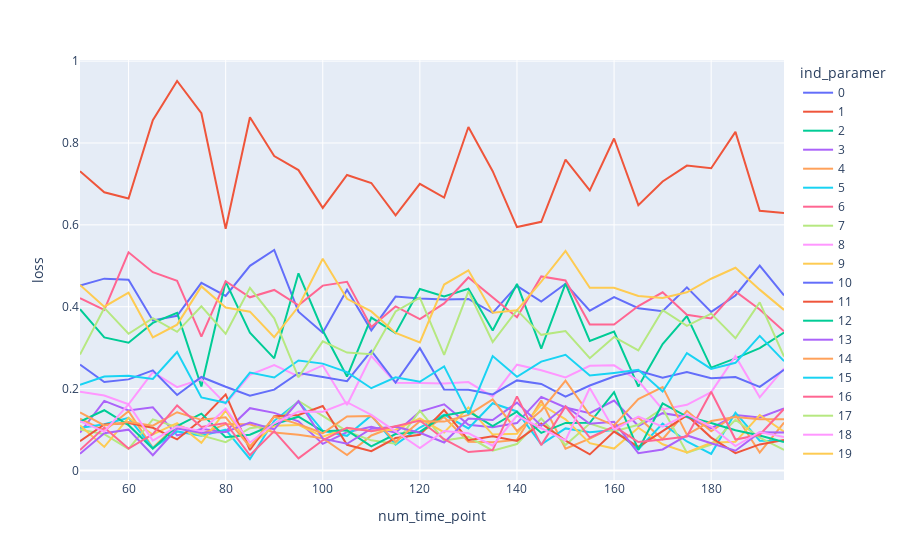

Source (notebook cell):
### Code cell
px.line(run_data_for_examples, x="num_time_point", y="loss", color="ind_paramer").show()

### Figure 1 — Plotly figure (JSON) as saved in the notebook; plotly's stock layout.template omitted (floating-point values rounded to 4 significant figures)
{"data": [{"hovertemplate": "ind_paramer=0<br>num_time_point=%{x}<br>loss=%{y}<extra></extra>", "legendgroup": "0", "line": {"color": "#636efa", "dash": "solid"}, "marker": {"symbol": "circle"}, "mode": "lines", "name": "0", "orientation": "v", "showlegend": true, "type": "scatter", "x": [50, 55, 60, 65, 70, 75, 80, 85, 90, 95, 100, 105, 110, 115, 120, 125, 130, 135, 140, 145, 150, 155, 160, 165, 170, 175, 180, 185, 190, 195], "xaxis": "x", "y": [0.4515, 0.4686, 0.4657, 0.3665, 0.3779, 0.4584, 0.4265, 0.5, 0.5387, 0.3879, 0.3365, 0.4417, 0.3423, 0.4249, 0.4202, 0.4175, 0.4189, 0.385, 0.4511, 0.4124, 0.456, 0.3904, 0.4234, 0.3963, 0.389, 0.4473, 0.3875, 0.4275, 0.5004, 0.4276], "yaxis": "y"}, {"hovertemplate": "ind_paramer=1<br>num_time_point=%{x}<br>loss=%{y}<extra></extra>", "legendgroup": "1", "line": {"color": "#EF553B", "dash": "solid"}, "marker": {"symbol": "circle"}, "mode": "lines", "name": "1", "orientation": "v", "showlegend": true, "type": "scatter", "x": [50, 55, 60, 65, 70, 75, 80, 85, 90, 95, 100, 105, 110, 115, 120, 125, 130, 135, 140, 145, 150, 155, 160, 165, 170, 175, 180, 185, 190, 195], "xaxis": "x", "y": [0.7312, 0.6796, 0.6644, 0.8558, 0.9514, 0.8728, 0.5904, 0.8628, 0.7679, 0.7337, 0.6415, 0.7218, 0.7023, 0.6233, 0.7003, 0.6666, 0.8391, 0.731, 0.5945, 0.6075, 0.7595, 0.6841, 0.811, 0.6482, 0.7059, 0.7447, 0.7384, 0.8272, 0.6345, 0.6293], "yaxis": "y"}, {"hovertemplate": "ind_paramer=2<br>num_time_point=%{x}<br>loss=%{y}<extra></extra>", "legendgroup": "2", "line": {"color": "#00cc96", "dash": "solid"}, "marker": {"symbol": "circle"}, "mode": "lines", "name": "2", "orientation": "v", "showlegend": true, "type": "scatter", "x": [50, 55, 60, 65, 70, 75, 80, 85, 90, 95, 100, 105, 110, 115, 120, 125, 130, 135, 140, 145, 150, 155, 160, 165, 170, 175, 180, 185, 190, 195], "xaxis": "x", "y": [0.394, 0.325, 0.312, 0.3604, 0.3849, 0.2052, 0.4612, 0.3367, 0.2739, 0.4817, 0.3419, 0.2295, 0.3735, 0.3355, 0.4433, 0.4251, 0.444, 0.3417, 0.4557, 0.2974, 0.4564, 0.3163, 0.3391, 0.2049, 0.3089, 0.3773, 0.2514, 0.2737, 0.2987, 0.3371], "yaxis": "y"}, {"hovertemplate": "ind_paramer=3<br>num_time_point=%{x}<br>loss=%{y}<extra></extra>", "legendgroup": "3", "line": {"color": "#ab63fa", "dash": "solid"}, "marker": {"symbol": "circle"}, "mode": "lines", "name": "3", "orientation": "v", "showlegend": true, "type": "scatter", "x": [50, 55, 60, 65, 70, 75, 80, 85, 90, 95, 100, 105, 110, 115, 120, 125, 130, 135, 140, 145, 150, 155, 160, 165, 170, 175, 180, 185, 190, 195], "xaxis": "x", "y": [0.09245, 0.17, 0.1464, 0.1541, 0.08542, 0.1012, 0.09505, 0.1521, 0.1407, 0.1199, 0.06492, 0.09359, 0.1069, 0.09219, 0.1438, 0.1617, 0.1117, 0.1058, 0.1157, 0.1798, 0.1537, 0.1397, 0.1708, 0.1085, 0.14, 0.1305, 0.1025, 0.1357, 0.1293, 0.1514], "yaxis": "y"}, {"hovertemplate": "ind_paramer=4<br>num_time_point=%{x}<br>loss=%{y}<extra></extra>", "legendgroup": "4", "line": {"color": "#FFA15A", "dash": "solid"}, "marker": {"symbol": "circle"}, "mode": "lines", "name": "4", "orientation": "v", "showlegend": true, "type": "scatter", "x": [50, 55, 60, 65, 70, 75, 80, 85, 90, 95, 100, 105, 110, 115, 120, 125, 130, 135, 140, 145, 150, 155, 160, 165, 170, 175, 180, 185, 190, 195], "xaxis": "x", "y": [0.1266, 0.09699, 0.1445, 0.05545, 0.111, 0.08917, 0.113, 0.1127, 0.09254, 0.08698, 0.07874, 0.03763, 0.08549, 0.108, 0.09197, 0.1307, 0.06994, 0.06894, 0.0747, 0.1708, 0.05332, 0.07776, 0.1072, 0.1293, 0.07626, 0.1458, 0.09552, 0.136, 0.04372, 0.117], "yaxis": "y"}, {"hovertemplate": "ind_paramer=5<br>num_time_point=%{x}<br>loss=%{y}<extra></extra>", "legendgroup": "5", "line": {"color": "#19d3f3", "dash": "solid"}, "marker": {"symbol": "circle"}, "mode": "lines", "name": "5", "orientation": "v", "showlegend": true, "type": "scatter", "x": [50, 55, 60, 65, 70, 75, 80, 85, 90, 95, 100, 105, 110, 115, 120, 125, 130, 135, 140, 145, 150, 155, 160, 165, 170, 175, 180, 185, 190, 195], "xaxis": "x", "y": [0.1035, 0.1131, 0.1286, 0.05471, 0.09538, 0.08506, 0.09967, 0.02798, 0.1212, 0.1681, 0.09673, 0.08462, 0.1344, 0.06331, 0.1048, 0.1362, 0.1026, 0.1642, 0.1441, 0.06362, 0.1028, 0.09318, 0.09899, 0.05171, 0.1145, 0.07078, 0.04052, 0.1411, 0.07259, 0.0721], "yaxis": "y"}, {"hovertemplate": "ind_paramer=6<br>num_time_point=%{x}<br>loss=%{y}<extra></extra>", "legendgroup": "6", "line": {"color": "#FF6692", "dash": "solid"}, "marker": {"symbol": "circle"}, "mode": "lines", "name": "6", "orientation": "v", "showlegend": true, "type": "scatter", "x": [50, 55, 60, 65, 70, 75, 80, 85, 90, 95, 100, 105, 110, 115, 120, 125, 130, 135, 140, 145, 150, 155, 160, 165, 170, 175, 180, 185, 190, 195], "xaxis": "x", "y": [0.4209, 0.3923, 0.533, 0.4844, 0.4635, 0.3269, 0.4622, 0.423, 0.441, 0.4035, 0.4515, 0.4607, 0.3507, 0.4008, 0.3697, 0.4082, 0.4714, 0.422, 0.374, 0.4739, 0.4642, 0.3567, 0.3566, 0.4016, 0.4353, 0.3804, 0.3711, 0.4376, 0.3931, 0.3401], "yaxis": "y"}, {"hovertemplate": "ind_paramer=7<br>num_time_point=%{x}<br>loss=%{y}<extra></extra>", "legendgroup": "7", "line": {"color": "#B6E880", "dash": "solid"}, "marker": {"symbol": "circle"}, "mode": "lines", "name": "7", "orientation": "v", "showlegend": true, "type": "scatter", "x": [50, 55, 60, 65, 70, 75, 80, 85, 90, 95, 100, 105, 110, 115, 120, 125, 130, 135, 140, 145, 150, 155, 160, 165, 170, 175, 180, 185, 190, 195], "xaxis": "x", "y": [0.1002, 0.08868, 0.05269, 0.125, 0.1059, 0.08576, 0.06928, 0.1033, 0.1108, 0.1698, 0.1333, 0.09538, 0.07352, 0.06532, 0.1463, 0.07329, 0.08198, 0.04816, 0.06465, 0.127, 0.06213, 0.1146, 0.09531, 0.1116, 0.1513, 0.04313, 0.06334, 0.1239, 0.0799, 0.05016], "yaxis": "y"}, {"hovertemplate": "ind_paramer=8<br>num_time_point=%{x}<br>loss=%{y}<extra></extra>", "legendgroup": "8", "line": {"color": "#FF97FF", "dash": "solid"}, "marker": {"symbol": "circle"}, "mode": "lines", "name": "8", "orientation": "v", "showlegend": true, "type": "scatter", "x": [50, 55, 60, 65, 70, 75, 80, 85, 90, 95, 100, 105, 110, 115, 120, 125, 130, 135, 140, 145, 150, 155, 160, 165, 170, 175, 180, 185, 190, 195], "xaxis": "x", "y": [0.1922, 0.1831, 0.1617, 0.2401, 0.2034, 0.2232, 0.1628, 0.2336, 0.2576, 0.2299, 0.2566, 0.1598, 0.2795, 0.2143, 0.2138, 0.2121, 0.2161, 0.1802, 0.2583, 0.2447, 0.2274, 0.2557, 0.2569, 0.2191, 0.1489, 0.1603, 0.1913, 0.2791, 0.1788, 0.2491], "yaxis": "y"}, {"hovertemplate": "ind_paramer=9<br>num_time_point=%{x}<br>loss=%{y}<extra></extra>", "legendgroup": "9", "line": {"color": "#FECB52", "dash": "solid"}, "marker": {"symbol": "circle"}, "mode": "lines", "name": "9", "orientation": "v", "showlegend": true, "type": "scatter", "x": [50, 55, 60, 65, 70, 75, 80, 85, 90, 95, 100, 105, 110, 115, 120, 125, 130, 135, 140, 145, 150, 155, 160, 165, 170, 175, 180, 185, 190, 195], "xaxis": "x", "y": [0.11, 0.05756, 0.1288, 0.08796, 0.1155, 0.06738, 0.146, 0.05971, 0.109, 0.1112, 0.08264, 0.1028, 0.09704, 0.09968, 0.1271, 0.09296, 0.154, 0.08768, 0.08975, 0.1611, 0.125, 0.06681, 0.05345, 0.1046, 0.06388, 0.04422, 0.06745, 0.06982, 0.1354, 0.09451], "yaxis": "y"}, {"hovertemplate": "ind_paramer=10<br>num_time_point=%{x}<br>loss=%{y}<extra></extra>", "legendgroup": "10", "line": {"color": "#636efa", "dash": "solid"}, "marker": {"symbol": "circle"}, "mode": "lines", "name": "10", "orientation": "v", "showlegend": true, "type": "scatter", "x": [50, 55, 60, 65, 70, 75, 80, 85, 90, 95, 100, 105, 110, 115, 120, 125, 130, 135, 140, 145, 150, 155, 160, 165, 170, 175, 180, 185, 190, 195], "xaxis": "x", "y": [0.2585, 0.216, 0.2225, 0.2445, 0.1844, 0.2284, 0.2046, 0.1824, 0.1975, 0.2383, 0.2281, 0.2182, 0.2922, 0.2145, 0.2988, 0.1977, 0.1973, 0.1858, 0.22, 0.2114, 0.1802, 0.2075, 0.2296, 0.2435, 0.2266, 0.2404, 0.2253, 0.2283, 0.2043, 0.246], "yaxis": "y"}, {"hovertemplate": "ind_paramer=11<br>num_time_point=%{x}<br>loss=%{y}<extra></extra>", "legendgroup": "11", "line": {"color": "#EF553B", "dash": "solid"}, "marker": {"symbol": "circle"}, "mode": "lines", "name": "11", "orientation": "v", "showlegend": true, "type": "scatter", "x": [50, 55, 60, 65, 70, 75, 80, 85, 90, 95, 100, 105, 110, 115, 120, 125, 130, 135, 140, 145, 150, 155, 160, 165, 170, 175, 180, 185, 190, 195], "xaxis": "x", "y": [0.07148, 0.1123, 0.116, 0.1042, 0.0758, 0.1239, 0.1857, 0.05003, 0.1326, 0.1356, 0.1575, 0.06266, 0.04721, 0.07924, 0.08727, 0.1477, 0.07396, 0.08356, 0.07228, 0.1149, 0.07296, 0.03925, 0.09494, 0.05739, 0.09592, 0.1346, 0.08024, 0.04246, 0.06363, 0.0745], "yaxis": "y"}, {"hovertemplate": "ind_paramer=12<br>num_time_point=%{x}<br>loss=%{y}<extra></extra>", "legendgroup": "12", "line": {"color": "#00cc96", "dash": "solid"}, "marker": {"symbol": "circle"}, "mode": "lines", "name": "12", "orientation": "v", "showlegend": true, "type": "scatter", "x": [50, 55, 60, 65, 70, 75, 80, 85, 90, 95, 100, 105, 110, 115, 120, 125, 130, 135, 140, 145, 150, 155, 160, 165, 170, 175, 180, 185, 190, 195], "xaxis": "x", "y": [0.1191, 0.1471, 0.1107, 0.05322, 0.1086, 0.1388, 0.08106, 0.08745, 0.1129, 0.1314, 0.09552, 0.09801, 0.05903, 0.08881, 0.09417, 0.1344, 0.1443, 0.1084, 0.1435, 0.09165, 0.1162, 0.1163, 0.1914, 0.05066, 0.1636, 0.1317, 0.1158, 0.09808, 0.08542, 0.06973], "yaxis": "y"}, {"hovertemplate": "ind_paramer=13<br>num_time_point=%{x}<br>loss=%{y}<extra></extra>", "legendgroup": "13", "line": {"color": "#ab63fa", "dash": "solid"}, "marker": {"symbol": "circle"}, "mode": "lines", "name": "13", "orientation": "v", "showlegend": true, "type": "scatter", "x": [50, 55, 60, 65, 70, 75, 80, 85, 90, 95, 100, 105, 110, 115, 120, 125, 130, 135, 140, 145, 150, 155, 160, 165, 170, 175, 180, 185, 190, 195], "xaxis": "x", "y": [0.04064, 0.09081, 0.09962, 0.03727, 0.1023, 0.09242, 0.09399, 0.1171, 0.1006, 0.169, 0.07775, 0.06528, 0.1019, 0.1067, 0.09221, 0.06824, 0.127, 0.1233, 0.1658, 0.1092, 0.1569, 0.1141, 0.1188, 0.04227, 0.05128, 0.08549, 0.06655, 0.04813, 0.09309, 0.09267], "yaxis": "y"}, {"hovertemplate": "ind_paramer=14<br>num_time_point=%{x}<br>loss=%{y}<extra></extra>", "legendgroup": "14", "line": {"color": "#FFA15A", "dash": "solid"}, "marker": {"symbol": "circle"}, "mode": "lines", "name": "14", "orientation": "v", "showlegend": true, "type": "scatter", "x": [50, 55, 60, 65, 70, 75, 80, 85, 90, 95, 100, 105, 110, 115, 120, 125, 130, 135, 140, 145, 150, 155, 160, 165, 170, 175, 180, 185, 190, 195], "xaxis": "x", "y": [0.1418, 0.1101, 0.1183, 0.1094, 0.1422, 0.1236, 0.1297, 0.05769, 0.1313, 0.1131, 0.09076, 0.132, 0.1329, 0.06988, 0.1199, 0.1193, 0.1358, 0.1737, 0.09645, 0.1465, 0.2195, 0.1353, 0.11, 0.1746, 0.2037, 0.08753, 0.1207, 0.1307, 0.1248, 0.1254], "yaxis": "y"}, {"hovertemplate": "ind_paramer=15<br>num_time_point=%{x}<br>loss=%{y}<extra></extra>", "legendgroup": "15", "line": {"color": "#19d3f3", "dash": "solid"}, "marker": {"symbol": "circle"}, "mode": "lines", "name": "15", "orientation": "v", "showlegend": true, "type": "scatter", "x": [50, 55, 60, 65, 70, 75, 80, 85, 90, 95, 100, 105, 110, 115, 120, 125, 130, 135, 140, 145, 150, 155, 160, 165, 170, 175, 180, 185, 190, 195], "xaxis": "x", "y": [0.2094, 0.2295, 0.2315, 0.2236, 0.2893, 0.1785, 0.1652, 0.2392, 0.2271, 0.2685, 0.261, 0.2403, 0.2009, 0.2277, 0.2166, 0.2543, 0.1375, 0.2794, 0.2289, 0.266, 0.2827, 0.2318, 0.2383, 0.2458, 0.1929, 0.2868, 0.248, 0.263, 0.3286, 0.267], "yaxis": "y"}, {"hovertemplate": "ind_paramer=16<br>num_time_point=%{x}<br>loss=%{y}<extra></extra>", "legendgroup": "16", "line": {"color": "#FF6692", "dash": "solid"}, "marker": {"symbol": "circle"}, "mode": "lines", "name": "16", "orientation": "v", "showlegend": true, "type": "scatter", "x": [50, 55, 60, 65, 70, 75, 80, 85, 90, 95, 100, 105, 110, 115, 120, 125, 130, 135, 140, 145, 150, 155, 160, 165, 170, 175, 180, 185, 190, 195], "xaxis": "x", "y": [0.04996, 0.1047, 0.0534, 0.08868, 0.1589, 0.1062, 0.1159, 0.03717, 0.09606, 0.02962, 0.07367, 0.1045, 0.09604, 0.1079, 0.1221, 0.0764, 0.04491, 0.04979, 0.181, 0.06192, 0.1562, 0.0804, 0.1075, 0.0695, 0.07588, 0.08279, 0.1924, 0.07552, 0.08717, 0.1501], "yaxis": "y"}, {"hovertemplate": "ind_paramer=17<br>num_time_point=%{x}<br>loss=%{y}<extra></extra>", "legendgroup": "17", "line": {"color": "#B6E880", "dash": "solid"}, "marker": {"symbol": "circle"}, "mode": "lines", "name": "17", "orientation": "v", "showlegend": true, "type": "scatter", "x": [50, 55, 60, 65, 70, 75, 80, 85, 90, 95, 100, 105, 110, 115, 120, 125, 130, 135, 140, 145, 150, 155, 160, 165, 170, 175, 180, 185, 190, 195], "xaxis": "x", "y": [0.2832, 0.397, 0.3339, 0.3722, 0.3386, 0.4012, 0.3339, 0.4462, 0.3717, 0.2276, 0.3155, 0.288, 0.284, 0.3884, 0.422, 0.2823, 0.4375, 0.3138, 0.3916, 0.3313, 0.3405, 0.2742, 0.3263, 0.2932, 0.3915, 0.3532, 0.3832, 0.323, 0.4106, 0.2783], "yaxis": "y"}, {"hovertemplate": "ind_paramer=18<br>num_time_point=%{x}<br>loss=%{y}<extra></extra>", "legendgroup": "18", "line": {"color": "#FF97FF", "dash": "solid"}, "marker": {"symbol": "circle"}, "mode": "lines", "name": "18", "orientation": "v", "showlegend": true, "type": "scatter", "x": [50, 55, 60, 65, 70, 75, 80, 85, 90, 95, 100, 105, 110, 115, 120, 125, 130, 135, 140, 145, 150, 155, 160, 165, 170, 175, 180, 185, 190, 195], "xaxis": "x", "y": [0.1203, 0.09496, 0.1615, 0.07288, 0.1076, 0.09587, 0.1511, 0.06787, 0.1151, 0.144, 0.1434, 0.1667, 0.1357, 0.09622, 0.0546, 0.09655, 0.09097, 0.06059, 0.1341, 0.1031, 0.0736, 0.2015, 0.09947, 0.1316, 0.1071, 0.1373, 0.1072, 0.05941, 0.09406, 0.08181], "yaxis": "y"}, {"hovertemplate": "ind_paramer=19<br>num_time_point=%{x}<br>loss=%{y}<extra></extra>", "legendgroup": "19", "line": {"color": "#FECB52", "dash": "solid"}, "marker": {"symbol": "circle"}, "mode": "lines", "name": "19", "orientation": "v", "showlegend": true, "type": "scatter", "x": [50, 55, 60, 65, 70, 75, 80, 85, 90, 95, 100, 105, 110, 115, 120, 125, 130, 135, 140, 145, 150, 155, 160, 165, 170, 175, 180, 185, 190, 195], "xaxis": "x", "y": [0.453, 0.4, 0.4343, 0.3249, 0.3562, 0.4497, 0.398, 0.388, 0.3256, 0.4005, 0.5173, 0.4193, 0.3885, 0.336, 0.3129, 0.4542, 0.4889, 0.3854, 0.3912, 0.4612, 0.5362, 0.4462, 0.4464, 0.4265, 0.4214, 0.4353, 0.4683, 0.4952, 0.4417, 0.3922], "yaxis": "y"}], "layout": {"legend": {"title": {"text": "ind_paramer"}, "tracegroupgap": 0}, "margin": {"t": 60}, "xaxis": {"anchor": "y", "domain": [0, 1], "title": {"text": "num_time_point"}}, "yaxis": {"anchor": "x", "domain": [0, 1], "title": {"text": "loss"}}}}
